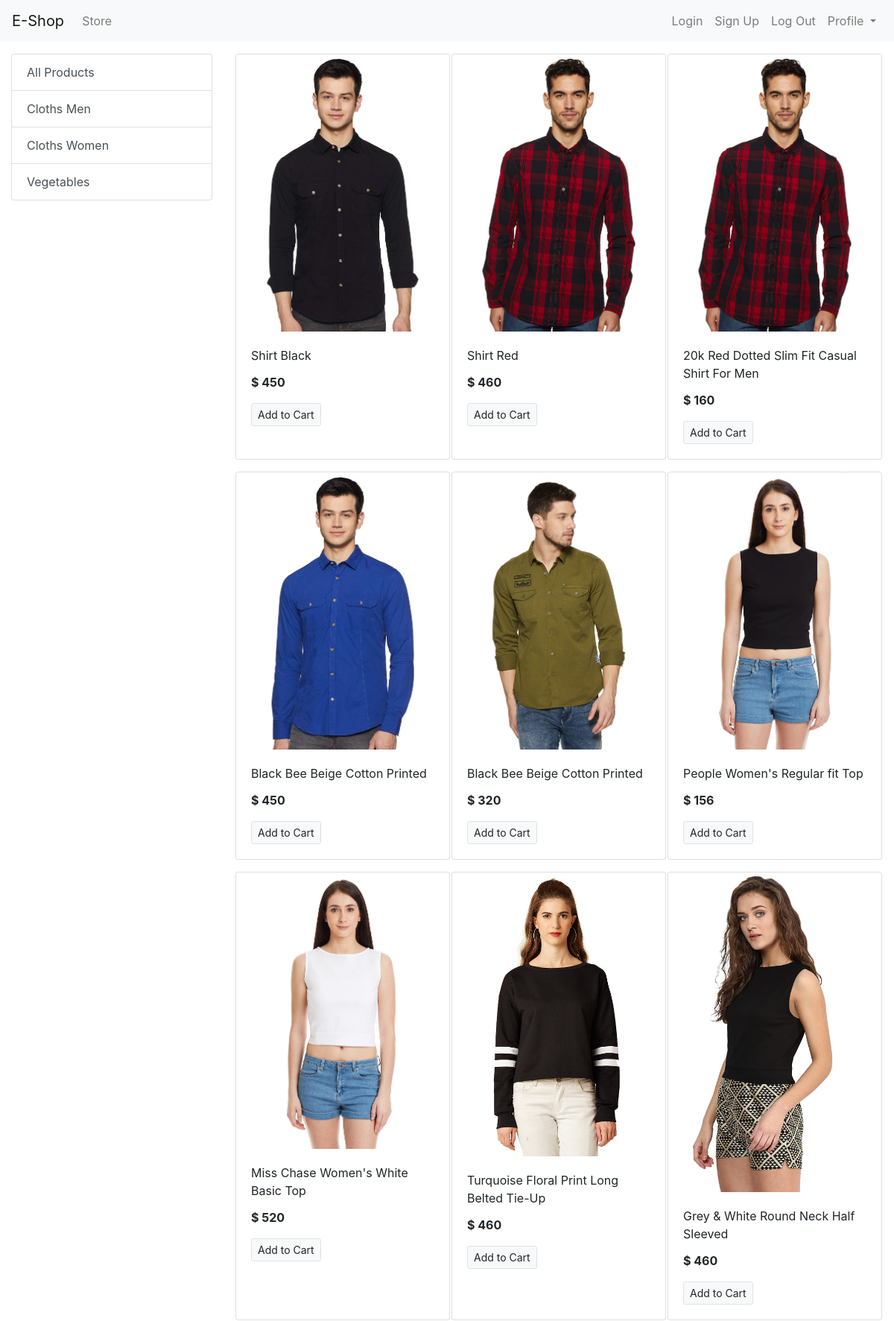
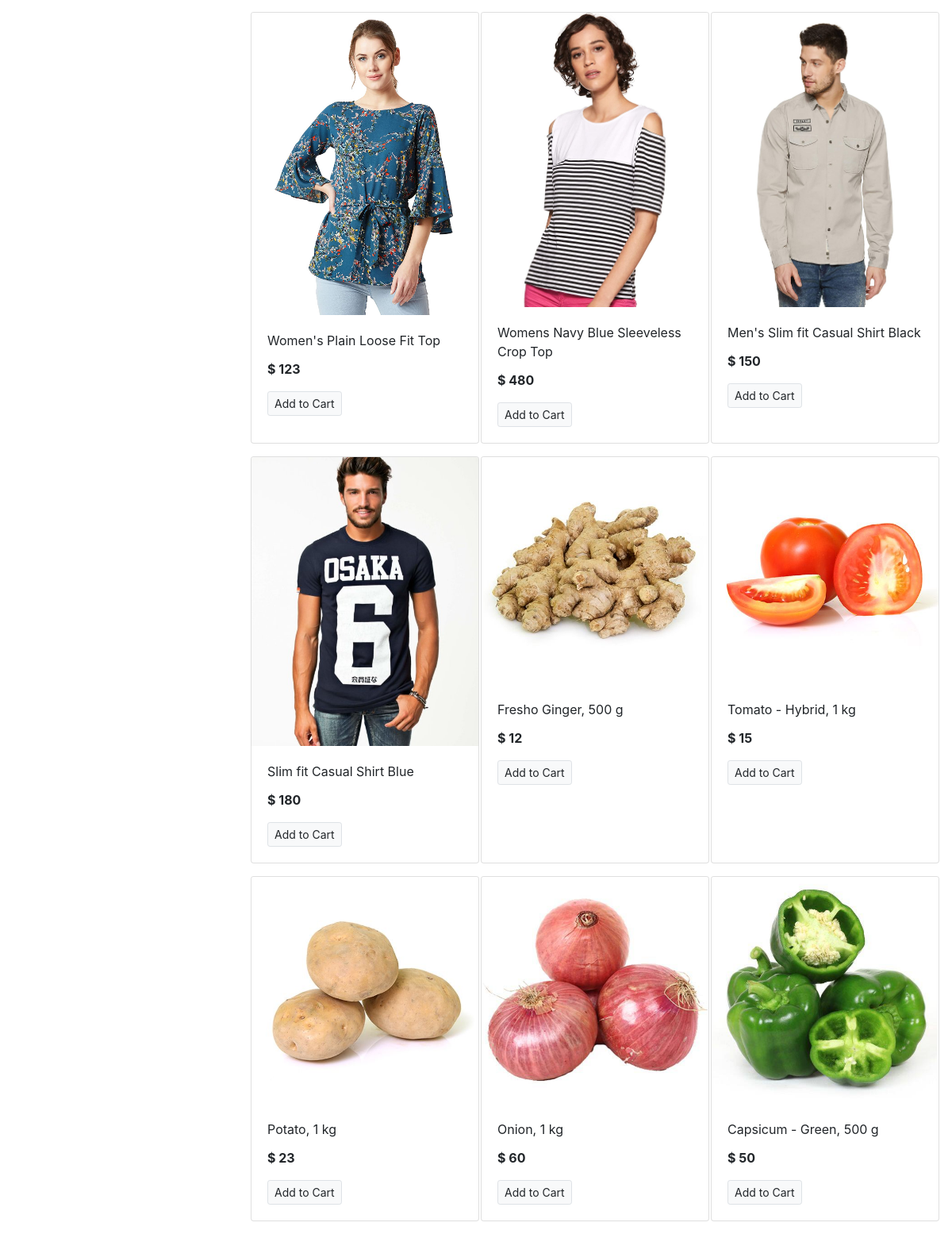
The page / on the database its author committed (2 pictures, top to bottom).
### store/models/category.py (models this page shows, shortened)
class Category(models.Model):
    name = models.CharField(max_length=20)
    @staticmethod
    def get_all_categories():
        return Category.objects.all()

### store/models/product.py (models this page shows)
class Product(models.Model):
    name = models.CharField(max_length=50)
    price = models.IntegerField(default=0)
    category = models.ForeignKey(Category, on_delete=models.CASCADE, default=1)
    description = models.CharField(max_length=200, default='', null=True, blank=True)
    image = models.ImageField(upload_to='uploads/products/')
    @staticmethod
    def get_all_products():
        return Product.objects.all()\
    @staticmethod
    def get_all_products_by_categoryid(category_id):
        if category_id:
            return Product.objects.filter(category=category_id)
        else:
            return Product.get_all_products()

### store/views.py (the view)
# urls.py: path('', index),
def index(request):
    products = None
    categories = Category.get_all_categories()
    categoryID = request.GET.get('category')
    if categoryID:
        products = Product.get_all_products_by_categoryid(categoryID)
    else:
        products = Product.get_all_products()
    data = {}
    data['products'] = products
    data['categories'] = categories
    return render(request, 'index.html', data)

### store/templates/index.html
{% extends 'base.html' %}
{% block content %}
    <div class="container-fluid mt-3">
        <div class="row">
            <div class="col-lg-3 mx-auto">
                <ul class="list-group">
                <a href="/" class="list-group-item list-group-item-action "> All Products </a>
                    {% for category in categories %}
                    <a href="/?category={{ category.id }}" class="list-group-item list-group-item-action ">{{ category.name }}</a>
                    {% endfor %}
                </ul>
            </div>
            <div id="products" class="col-lg-9 mx-auto">
                <div class="row mx-auto">
                {% for product in products %}
                 <div class="card mx-auto mb-3" style="width: 18rem; ">
                 <img src="{{ product.image.url }}" class="card-img-top" alt="...">
                <div class="card-body">
                <p class="card-title">{{ product.name }}</p>
                <p class="card-text"><b> $ {{ product.price}} </b></p>
                <a href="#" class="btn btn-light btn-sm border">Add to Cart</a>
                </div>
                </div>
            {% endfor %}
             </div>
            </div>
        </div>
    </div>
{% endblock %}

### rows shown on the page
Category: name "Cloths Men"
Category: name "Cloths Women"
Category: name "Vegetables"
Product: image (picture), name "Shirt Black", price "450"
Product: image (picture), name "Shirt Red", price "460"
Product: image (picture), name "20k Red Dotted Slim Fit Casual Shirt For Men", price "160"
Product: image (picture), name "Black Bee Beige Cotton Printed", price "450"
Product: image (picture), name "Black Bee Beige Cotton Printed", price "320"
Product: image (picture), name "People Women's Regular fit Top", price "156"
Product: image (picture), name "Miss Chase Women's White Basic Top", price "520"
Product: image (picture), name "Turquoise Floral Print Long Belted Tie-Up", price "460"
Product: image (picture), name "Grey & White Round Neck Half Sleeved", price "460"
Product: image (picture), name "Women's Plain Loose Fit Top", price "123"
Product: image (picture), name "Womens Navy Blue Sleeveless Crop Top", price "480"
Product: image (picture), name "Men's Slim fit Casual Shirt Black", price "150"
Product: image (picture), name "Slim fit Casual Shirt Blue", price "180"
Product: image (picture), name "Fresho Ginger, 500 g", price "12"
Product: image (picture), name "Tomato - Hybrid, 1 kg", price "15"
Product: image (picture), name "Potato, 1 kg", price "23"
Product: image (picture), name "Onion, 1 kg", price "60"
Product: image (picture), name "Capsicum - Green, 500 g", price "50"
